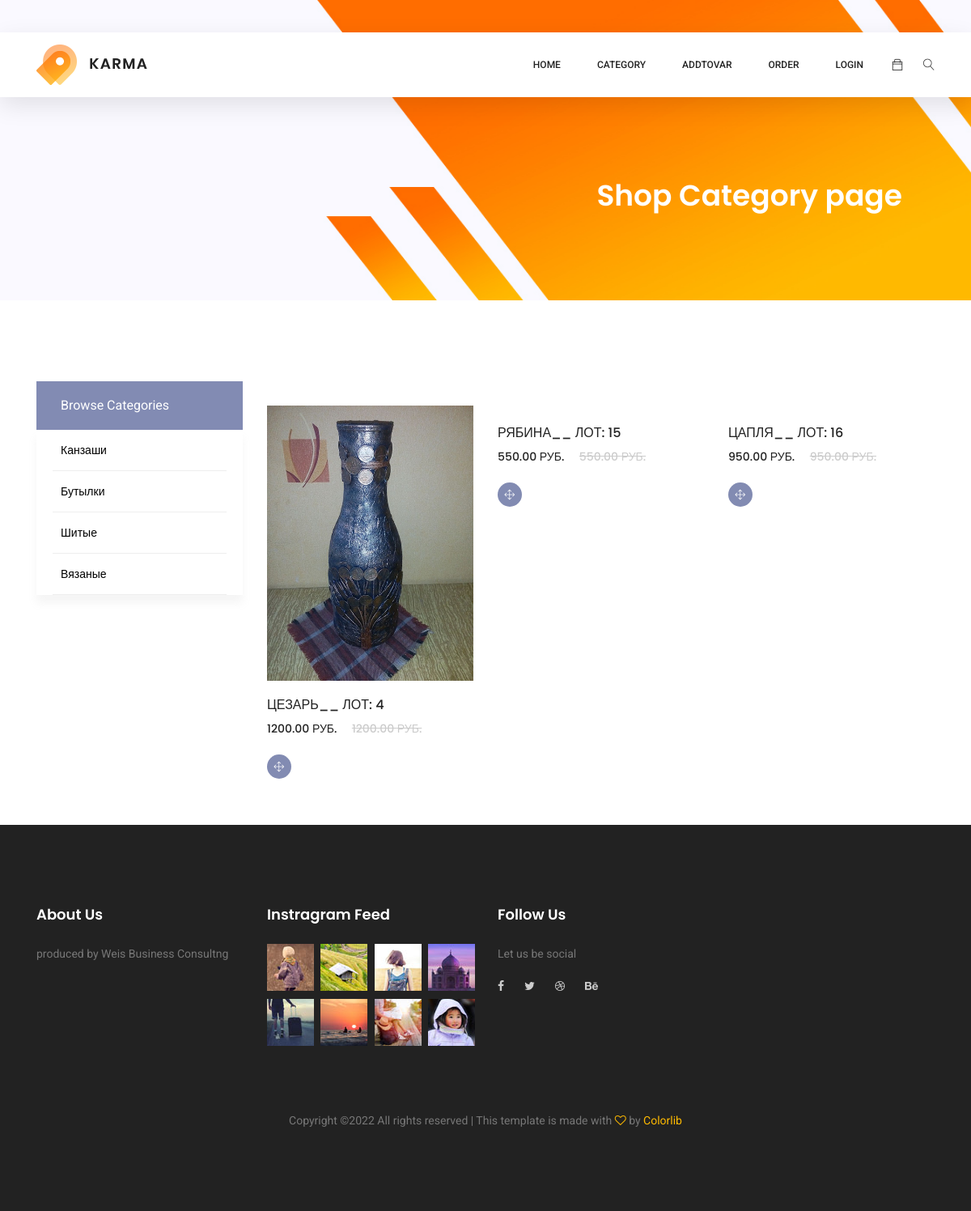
The app's page /category/2/ with its own data.
### women/models.py (models this page shows, shortened)
class Category (models.Model):
    name = models.CharField(max_length=100, db_index=True)
    def get_absolute_url(self):
        return reverse ('category', kwargs = {'cat_id': self.pk})

class Women (models.Model):
    title = models.CharField(max_length=255)
    content = models.TextField(blank=True)
    photo = models.ImageField(upload_to="photos/%Y/%m/%d/")
    price = models.DecimalField(max_digits=15, decimal_places=2)
    time_create = models.DateTimeField(auto_now_add=True)
    time_update = models.DateTimeField(auto_now=True)
    is_published = models.BooleanField(default=True)
    cat = models.ForeignKey("Category", on_delete=models.PROTECT, null=True)
    def get_absolute_url(self):
        return reverse ('post', kwargs = {'post_id': self.pk})

### women/views.py (the view)
# urls.py: path('category/<int:cat_id>/', category, name="category"), # - направляем на category
def category(request, cat_id):
    posts = Women.objects.filter(cat_id=cat_id) # в переменную posts отфильтрованные записи таблицы Women
    cats = Category.objects.all() # в переменную cats ВСЕ записи таблицы Category
    return render(request, 'women/category.html', {'cats': cats, 'posts': posts})

### women/templates/women/category.html (shortened to what this page needs)
{% extends 'women/base.html' %}
{% block content %}
<body id="category">
<section class="banner-area organic-breadcrumb">
    <div class="container">
        <div class="breadcrumb-banner d-flex flex-wrap align-items-center justify-content-end">
            <div class="col-first">
                <h1>Shop Category page</h1>
            </div>
        </div>
    </div>
</section>
<div class="container">
    <div class="row">
        <div class="col-xl-3 col-lg-4 col-md-5">
            <div class="sidebar-categories">
                <div class="head">Browse Categories</div>
                <ul class="main-categories">
                    {% for c in cats %}
                     <li class="main-nav-list"><a href="{{c.get_absolute_url}}" aria-expanded="false" aria-controls="fruitsVegetable">{{ c.name }}</a></li>
                    {% endfor %}
                </ul>
            </div>
        </div>
        <div class="col-xl-9 col-lg-8 col-md-7">
            <section class="lattest-product-area pb-40 category-list">
                <div class="row">
                    {% for p in posts %}
                    <div class="col-lg-4 col-md-6">
                        <div class="single-product">
                            <img class="img-fluid" src="{{ p.photo.url }}" alt="">
                            <div class="product-details">
                                <h6>{{ p.title }}__ Лот: {{ p.id }}</h6>
                                <div class="price">
                                    <h6>{{ p.price }} руб.</h6>
                                    <h6 class="l-through">{{ p.price }} руб.</h6>
                                </div>
                                <div class="prd-bottom">
                                    <a href="{{p.get_absolute_url}}" class="social-info">
                                        <span class="lnr lnr-move"></span>
                                    </a>
                                </div>
                            </div>
                        </div>
                    </div>
                    {% endfor %}
                </div>
            </section>
        </div>
    </div>
</div>
</body>
</html>
{% endblock %}

### records on screen
Category: name "Канзаши"
Category: name "Бутылки"
Category: name "Шитые"
Category: name "Вязаные"
Women: photo (picture), title "ЦЕЗАРЬ", id "4", price "1200.00"
Women: title "РЯБИНА", id "15", price "550.00"
Women: title "ЦАПЛЯ", id "16", price "950.00"
